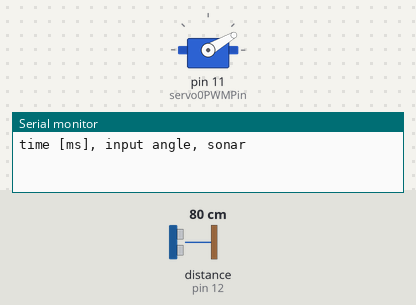
A sketch run on a simulated Arduino Uno, built with avr-gcc and run on an emulated ATmega328P. On the bench: servo, the last lines printed to the serial monitor. Wiring (inferred from the names in the program): ultrasonic range finder: trigger pin 13; echo pin 12. The test bench sets the inputs (shaded band); at power-on: distance to the obstacle (sensor on pin 12) 80 cm. The echo pulse lasts 58.3 µs per cm.

Above: at 0.1 s.
At 2.29 s:
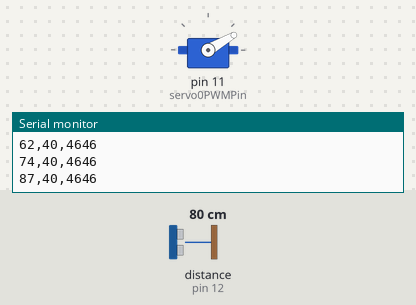
2.3 s: distance to the obstacle (sensor on pin 12) set to 4 cm
Timing chart, 0 to 11.3 s (numbered marks = the images above; inputs shaded):
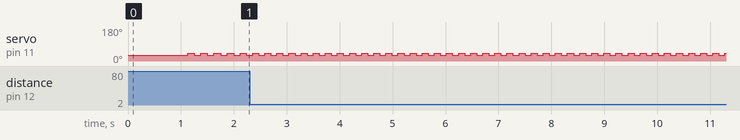

The sketch:

sonar_error_mapping.ino
```cpp
/**
 *             sonar_error_mapping.ino
 * Purpose:   Spits out sonar data while setting the boom arm servo at set angles
 *            in order to determine the precision and accuracy of the system. Can
 *            copy values into spreadsheet to extract information. May be used to
 *            analyze step input response.
 *
 * @author:    Tyler Lucas
 * Student ID: 3305203
 * Date:       October 6, 2017
 * Version     1.3
 *
 * References: N/A
 *
 */


#include <Servo.h>  // servo library

#define sonarTrigPin 13
#define sonarEchoPin 12
#define servo0PWMPin 11

#define angleMax 40
#define angleMin 30
#define angleAdjustmentMagnitude 10

#define timeDelayToNextAngle 100

Servo servo;
int angle = angleMin;
int angleAdjustment = angleAdjustmentMagnitude;

void setup()
{
  servo.attach( servo0PWMPin );

  pinMode(sonarTrigPin, OUTPUT);
  pinMode(sonarEchoPin, INPUT);

  Serial.begin(9600);

  servo.write( angle );

  Serial.println();
  Serial.println("time [ms], input angle, sonar");

  delay(1000);
}

void loop()
{
  unsigned long timeStart = millis();
  unsigned long timestamp = timeStart;
  unsigned long timeNextAngle = timestamp + timeDelayToNextAngle;
  long sonarDuration;

  servo.write( angle );

  while ( timestamp < timeNextAngle )
  {
    timestamp = millis();
    sonarDuration = getSonarDuration();

    Serial.println();
    Serial.print( timestamp - timeStart );
    Serial.write(',');
    Serial.print( angle );
    Serial.write(',');
    Serial.print( sonarDuration );
  }

  angle += angleAdjustment;

  if ( angle > angleMax || angle < angleMin )
  {
    angleAdjustment *= -1;    // reverse direction
    angle += 2 * angleAdjustment;
  }
}

// Returns the duration of the sonar echo in microseconds.
long getSonarDuration()
{
  digitalWrite(sonarTrigPin, LOW);
  delayMicroseconds(2);
  digitalWrite(sonarTrigPin, HIGH);
  delayMicroseconds(10);
  digitalWrite(sonarTrigPin, LOW);

  return pulseIn(sonarEchoPin, HIGH);
}
```

Measured:
- by itself, servo on pin 11 (servo0PWMPin): alternates 40° for 0.11 s and 30° for 0.11 s
